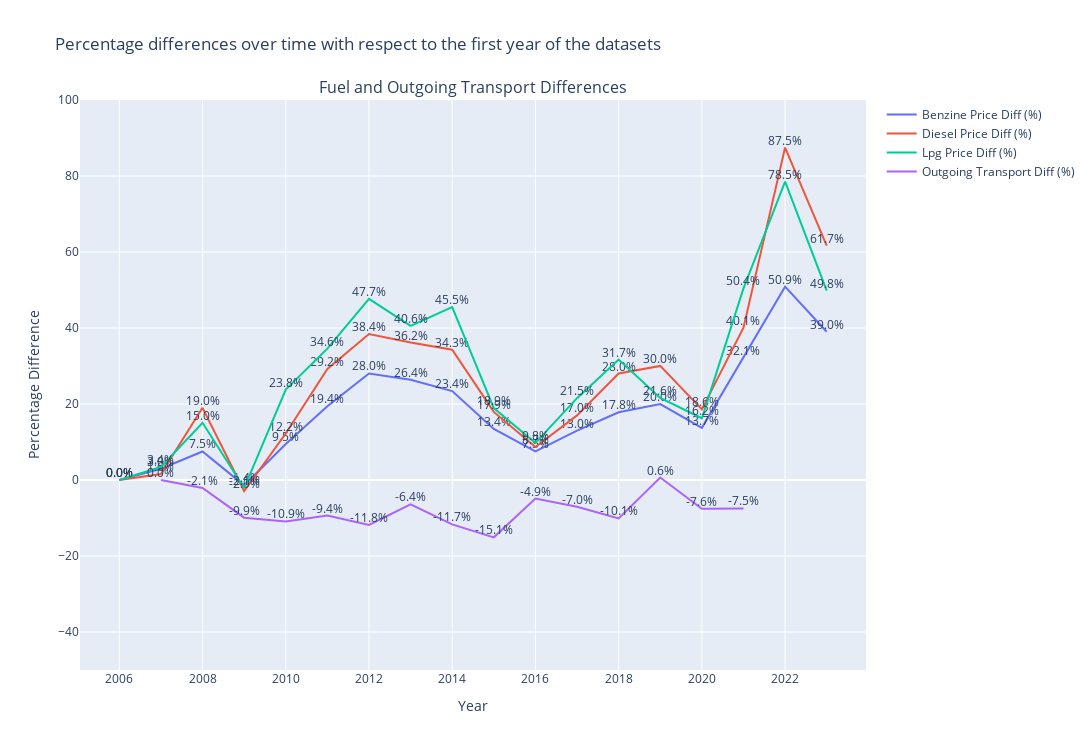

Notebook cell for this chart:
### Code cell
### QUESTION 3
import plotly.express as px
import plotly.graph_objects as go
from plotly.subplots import make_subplots

## First dataset
#Percentage (%) differences between fuel prices with respect to the first year in the dataset (2006)
fuel_data['Benzine Price Diff (%)'] = ((fuel_data['Benzine'] - fuel_data['Benzine'].iloc[0]) / fuel_data['Benzine'].iloc[0]) * 100
fuel_data['Diesel Price Diff (%)'] = ((fuel_data['Diesel'] - fuel_data['Diesel'].iloc[0]) / fuel_data['Diesel'].iloc[0]) * 100
fuel_data['Lpg Price Diff (%)'] = ((fuel_data['Lpg'] - fuel_data['Lpg'].iloc[0]) / fuel_data['Lpg'].iloc[0]) * 100

## Second dataset
#filtering the data so only the value "Uitgaand transport; totaal" is given
transport_data_filtered = transport_data[(transport_data['Goederenstromen'] == 'Uitgaand transport; totaal')]

#Percentage (%) differences between "Uitgaand transport; totaal" with respect to the first year in the dataset (2007)
transport_data_filtered['Outgoing Transport Diff (%)'] = ((transport_data_filtered['1000 kg'] - transport_data_filtered['1000 kg'].iloc[0]) / transport_data_filtered['1000 kg'].iloc[0]) * 100

## Creating the plot
# Subplot for shared x-axis 
Figure = make_subplots(rows = 1, cols = 1, shared_xaxes = True,
                    subplot_titles = ['Fuel and Outgoing Transport Differences'])

# Add annotations for first dataset, with three different columns
for i in ['Benzine Price Diff (%)', 'Diesel Price Diff (%)', 'Lpg Price Diff (%)']:
    Figure.add_trace(go.Scatter(x = fuel_data['Perioden'], 
                                y = fuel_data[i], 
                                mode = 'lines+text', 
                                name = i,
                                text = fuel_data[i].round(1).astype(str) + '%',
                                textposition = "top center"))

# Add annontations for second dataset
Figure.add_trace(go.Scatter(x = transport_data_filtered['Perioden'], 
                            y = transport_data_filtered['Outgoing Transport Diff (%)'], 
                            mode = 'lines+text', 
                            name = 'Outgoing Transport Diff (%)',
                            text = transport_data_filtered['Outgoing Transport Diff (%)'].round(1).astype(str) + '%',
                            textposition = "top center"))

# Update the layout of the figure + add title + set height and width for the figure
Figure.update_layout(title_text = 'Percentage differences over time with respect to the first year of the datasets',
                        xaxis_title = 'Year',
                        yaxis_title = 'Percentage Difference',
                        yaxis_range = [-50, 100],
                        height = 750,
                        width = 1500)

Figure.show()

### Figure 1 — Plotly figure (JSON) as saved in the notebook; plotly's stock layout.template omitted (floating-point values rounded to 4 significant figures)
{"data": [{"mode": "lines+text", "name": "Benzine Price Diff (%)", "text": ["0.0%", "3.0%", "7.5%", "-1.4%", "9.5%", "19.4%", "28.0%", "26.4%", "23.4%", "13.4%", "7.5%", "13.0%", "17.8%", "20.0%", "13.7%", "32.1%", "50.9%", "39.0%"], "textposition": "top center", "type": "scatter", "x": [2006, 2007, 2008, 2009, 2010, 2011, 2012, 2013, 2014, 2015, 2016, 2017, 2018, 2019, 2020, 2021, 2022, 2023], "y": [0, 2.978, 7.511, -1.401, 9.462, 19.41, 28.04, 26.39, 23.4, 13.44, 7.549, 13.0, 17.82, 19.97, 13.72, 32.15, 50.88, 39.02]}, {"mode": "lines+text", "name": "Diesel Price Diff (%)", "text": ["0.0%", "1.6%", "19.0%", "-2.9%", "12.2%", "29.2%", "38.4%", "36.2%", "34.3%", "17.9%", "8.7%", "17.0%", "28.0%", "30.0%", "18.6%", "40.1%", "87.5%", "61.7%"], "textposition": "top center", "type": "scatter", "x": [2006, 2007, 2008, 2009, 2010, 2011, 2012, 2013, 2014, 2015, 2016, 2017, 2018, 2019, 2020, 2021, 2022, 2023], "y": [0, 1.583, 18.99, -2.903, 12.23, 29.22, 38.41, 36.18, 34.3, 17.92, 8.699, 17.0, 28.02, 30.03, 18.58, 40.07, 87.49, 61.68]}, {"mode": "lines+text", "name": "Lpg Price Diff (%)", "text": ["0.0%", "3.4%", "15.0%", "-2.1%", "23.8%", "34.6%", "47.7%", "40.6%", "45.5%", "18.9%", "9.8%", "21.5%", "31.7%", "21.6%", "16.2%", "50.4%", "78.5%", "49.8%"], "textposition": "top center", "type": "scatter", "x": [2006, 2007, 2008, 2009, 2010, 2011, 2012, 2013, 2014, 2015, 2016, 2017, 2018, 2019, 2020, 2021, 2022, 2023], "y": [0, 3.418, 15.05, -2.113, 23.78, 34.56, 47.67, 40.58, 45.52, 18.92, 9.764, 21.54, 31.69, 21.61, 16.25, 50.42, 78.54, 49.84]}, {"mode": "lines+text", "name": "Outgoing Transport Diff (%)", "text": ["0.0%", "-2.1%", "-9.9%", "-10.9%", "-9.4%", "-11.8%", "-6.4%", "-11.7%", "-15.1%", "-4.9%", "-7.0%", "-10.1%", "0.6%", "-7.6%", "-7.5%"], "textposition": "top center", "type": "scatter", "x": [2007, 2008, 2009, 2010, 2011, 2012, 2013, 2014, 2015, 2016, 2017, 2018, 2019, 2020, 2021], "y": [0, -2.104, -9.91, -10.92, -9.375, -11.82, -6.41, -11.68, -15.09, -4.901, -7.048, -10.1, 0.6402, -7.584, -7.485]}], "layout": {"annotations": [{"font": {"size": 16}, "showarrow": false, "text": "Fuel and Outgoing Transport Differences", "x": 0.5, "xanchor": "center", "xref": "paper", "y": 1, "yanchor": "bottom", "yref": "paper"}], "height": 750, "title": {"text": "Percentage differences over time with respect to the first year of the datasets"}, "width": 1500, "xaxis": {"anchor": "y", "domain": [0, 1], "title": {"text": "Year"}}, "yaxis": {"anchor": "x", "domain": [0, 1], "range": [-50, 100], "title": {"text": "Percentage Difference"}}}}
